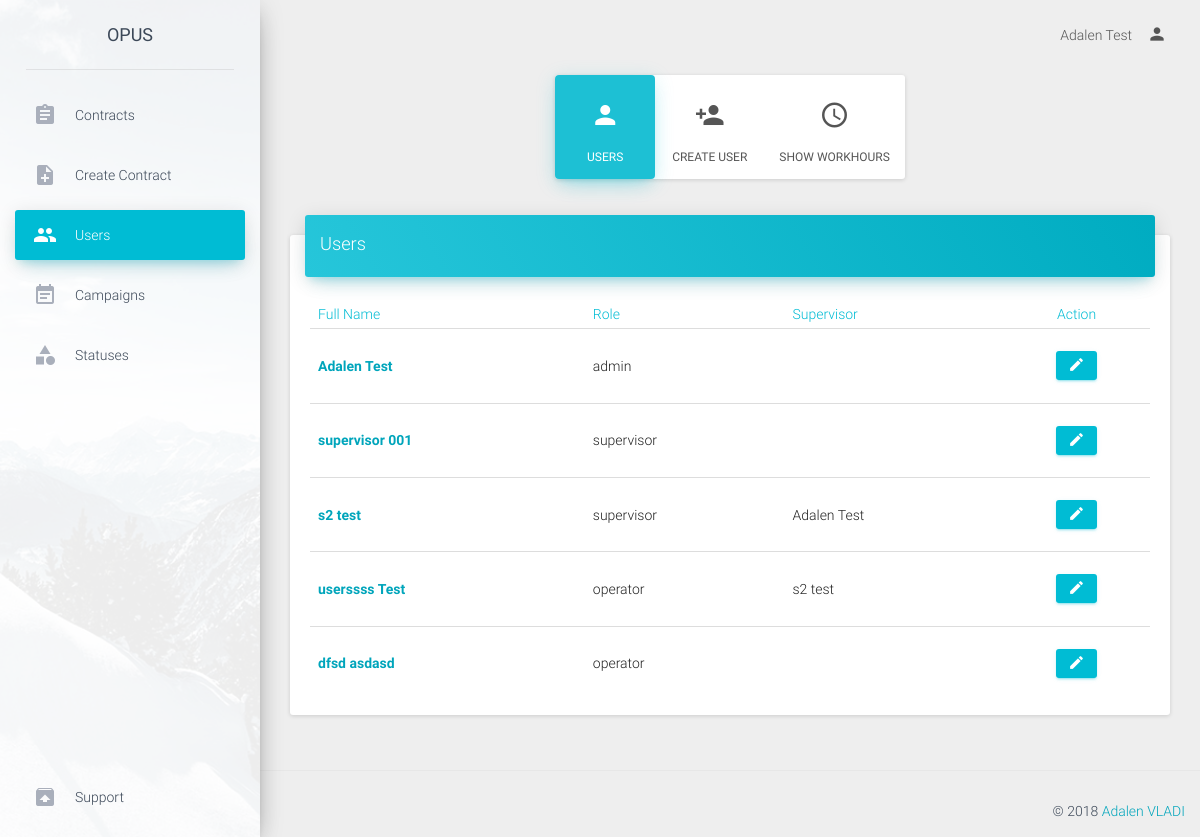
/admin/users (signed in), run on an earlier commit of the app's database.
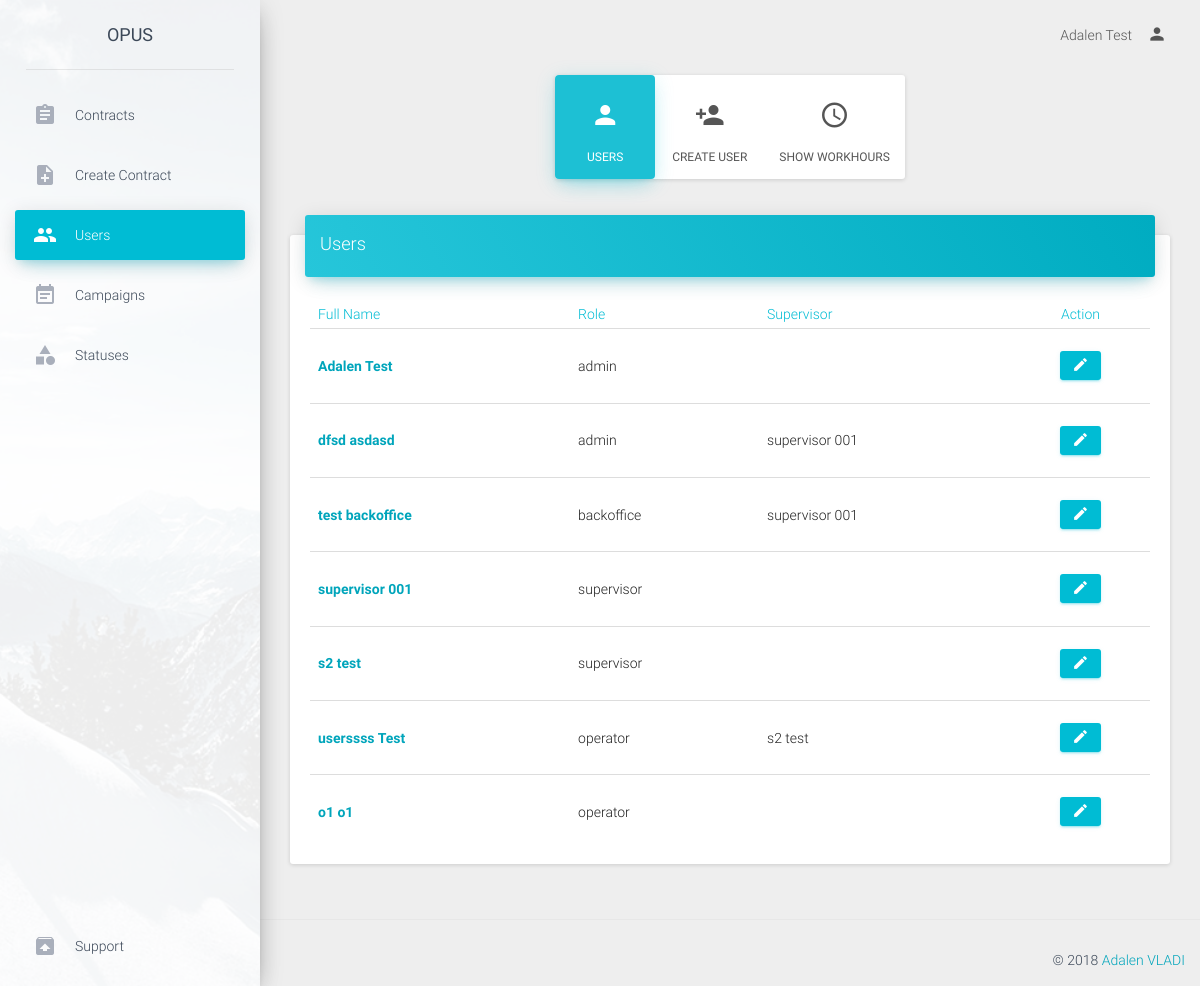
And on a later commit of the database.
### tables this page shows
CREATE TABLE `users` (
  `user_id` int(11) NOT NULL,
  `username` varchar(50) NOT NULL,
  `password` text NOT NULL,
  `first_name` varchar(50) NOT NULL,
  `last_name` varchar(50) NOT NULL,
  `role` enum('operator','supervisor','backoffice','admin') NOT NULL DEFAULT 'operator',
  `supervisor` int(11) NOT NULL COMMENT 'user_id'
);

### application/core/controller.php (called while the page is built, shortened)
<?php
class Controller
{
    public $db = null;
    private function openDatabaseConnection()
    {
        $options = array(PDO::ATTR_DEFAULT_FETCH_MODE => PDO::FETCH_OBJ, PDO::ATTR_ERRMODE => PDO::ERRMODE_WARNING);
        $this->db = new PDO(DB_TYPE . ':host=' . DB_HOST . ';dbname=' . DB_NAME . ';charset=' . DB_CHARSET, DB_USER, DB_PASS, $options);
    }
    public function loadModel()
    {
        if (isset($_SESSION['role'])) {
            switch ($_SESSION['role']) {
                case 'admin':
                    require APP . 'model/admin.php';
                    break;
            }
        }else{
            require APP . 'model/model.php';
        }
        $this->model = new Model($this->db);
    }
}

### public/index.php (called while the page is built, shortened)
<?php
require APP . 'core/application.php';
require APP . 'core/controller.php';
$app = new Application();

### application/model/admin.php (called while the page is built, shortened)
<?php
class Model
{
    function __construct($db)
    {
        try {
            $this->db = $db;
        } catch (PDOException $e) {
            exit('Database connection could not be established.');
        }
    }
    public function getUsers(){
        $sql="SELECT * FROM users ORDER BY role DESC";
        $query=$this->db->prepare($sql);
        $query->execute();
        return $query->fetchAll();
    }
    public function getSupervisorByOperator($user_id){
        $sql="SELECT * FROM users where user_id= :user_id LIMIT 1";
        $query=$this->db->prepare($sql);
        $query->execute(array(':user_id' =>$user_id));
        $supervisor=$query->fetch();
        if ($supervisor) {
            return $supervisor->first_name.' '.$supervisor->last_name;
        }else{
            return '';
        }
    }
}

### application/view/admin/users.php (the view, shortened to what this page needs)
<div class="content" style="margin-top: 20px;">
    <div class="container-fluid">
        <div class="row">
            <div class="col-md-3 ml-auto mr-auto text-center"></div>
            <div class="col-md-6 ml-auto mr-auto text-center">
                <ul style="max-width: fit-content;" class="max-width: fit-content; card nav nav-pills nav-pills-warning nav-pills-icons justify-content-center" role="tablist">
                    <li class="nav-item active">
                          <a class="nav-link" href="" role="tablist">
                              <i class="material-icons">person</i>
                              Users
                          </a>
                    </li>
                    <li class="nav-item">
                        <a class="nav-link" href="createUser" role="tablist">
                            <i class="material-icons">person_add</i>
                            Create User
                        </a>
                    </li>
                    <li class="nav-item">
                        <a class="nav-link" href="users/workhours/<?=date('Y-m');?>" role="tablist">
                            <i class="material-icons">access_time</i>
                            Show Workhours
                        </a>
                    </li>
                </ul>
            </div>
            <div class="col-md-3 ml-auto mr-auto text-center"></div>
        </div>
        <div class="row">
            <div class="col-md-12">
                <div class="card">
                    <div class="card-header" data-background-color="blue">
                        <h4 class="title">Users</h4>
                    </div>
                    <div class="card-content table-responsive">
                        <table class="table">
                            <thead class="text-info">
                                <th>Full Name</th>
                                <th>Role</th>
                                <th>Supervisor</th>
                                <th><center>Action</center></th>
                            </thead>
                            <tbody>
                                <?php
                                    $output='';
                                    foreach ($users as $user) {
                                        $output.='<tr>
                                                    <td><a class="user_name_l" href="viewUser/'.$user->user_id.'">'.$user->first_name.' '.$user->last_name.'</a></td>
                                                    <td>'.$user->role.'</td>
                                                    <td>'.$this->model->getSupervisorByOperator($user->supervisor).'</td>
                                                    <td><center><a type="button" rel="tooltip" class="btn btn-info user_l" href="'.URL.$_SESSION['role'].'/editUser/'.$user->user_id.'" ><i class="material-icons">edit</i></a></center></td>
                                                </tr>';
                                    }
                                    echo $output;
                                 ?>
                            </tbody>
                        </table>
                    </div>
                </div>
            </div>
        </div>
    </div>
</div>

### application/core/application.php (shortened to what this page needs)
<?php
class Application
{
    private $url_controller = null;
    private $url_action = null;
    private $url_params = array();
    public function __construct()
    {
        if (!$this->url_controller) {
            require APP . 'controller/home.php';
            $page = new Home();
            $page->index();
        } elseif (file_exists(APP . 'controller/' . $this->url_controller . '.php')) {
            $this->url_controller = new $this->url_controller();
            if (method_exists($this->url_controller, $this->url_action)) {
                if (!empty($this->url_params)) {
                    call_user_func_array(array($this->url_controller, $this->url_action), $this->url_params);
                } else {
                    $this->url_controller->{$this->url_action}();
                }
            }
        } else {
            header('location: ' . URL . 'problem');
        }
    }
    private function splitUrl()
    {
        if (isset($_GET['url'])) {
            $url = trim($_GET['url'], '/');
            $url = filter_var($url, FILTER_SANITIZE_URL);
            $url = explode('/', $url);
            $this->url_controller = isset($url[0]) ? $url[0] : null;
            $this->url_action = isset($url[1]) ? $url[1] : null;
            unset($url[0], $url[1]);
            $this->url_params = array_values($url);
        }
    }
}

### application/controller/admin.php (shortened to what this page needs)
<?php
class admin extends Controller
{
    public function users($showHours=false,$date=null){
        if ($showHours=='workhours') {
            $users=$this->model->getUsers();
            require APP . 'view/admin/header.php';
            require APP . 'view/admin/workhours.php';
            require APP . 'view/admin/footer.php';
            return;
        }elseif(!$showHours){
            $users=$this->model->getUsers();
            require APP . 'view/admin/header.php';
            require APP . 'view/admin/users.php';
            require APP . 'view/admin/footer.php';
        }else header('location:'.APP);
    }
}

### application/view/admin/header.php (shortened to what this page needs)
<!doctype html>
<html lang="en">
<head>
    <link href="<?php echo URL; ?>assets/css/bootstrap.min.css" rel="stylesheet" />
    <link href="<?php echo URL; ?>assets/css/material-dashboard.css?v=1.2.0" rel="stylesheet" />
    <link href="<?php echo URL; ?>assets/css/demo.css" rel="stylesheet" />
    <link href="<?php echo URL; ?>assets/css/font-awesome.min.css" rel="stylesheet" />
    <link href="<?php echo URL; ?>assets/css/material-icons.css" rel="stylesheet" />
    <link rel="stylesheet" type="text/css" href="<?php echo URL;?>assets/css/dropzone.css" />
    <link rel="stylesheet" type="text/css" href="<?php echo URL; ?>assets/css/daterangepicker.css" />
</head>
<body>
    <div class="wrapper">
        <div class="sidebar" data-color="blue" data-image="<?php echo URL; ?>assets/img/sidebar-1.jpg">
            <div class="logo">
                <a href="<?=URL;?>" class="simple-text">
                    OPUS
                </a>
            </div>
            <div class="sidebar-wrapper">
                <ul class="nav">
                    <li class="contractsNav">
                        <a href="<?=URL.$_SESSION['role'].'/contracts';?>">
                            <i class="material-icons">assignment</i>
                            <p>Contracts</p>
                        </a>
                    </li>
                    <li class="createContractNav">
                        <a href="<?=URL.$_SESSION['role'].'/createContract';?>">
                            <i class="material-icons">note_add</i>
                            <p>Create Contract</p>
                        </a>
                    </li>
                    <li class="usersNav">
                        <a href="<?=URL.$_SESSION['role'].'/users';?>">
                            <i class="material-icons">group</i>
                            <p>Users</p>
                        </a>
                    </li>
                    <li class="campaignNav">
                        <a href="<?=URL.$_SESSION['role'].'/campaigns';?>">
                            <i class="material-icons">event_note</i>
                            <p>Campaigns</p>
                        </a>
                    </li>
                    <li class="statusNav">
                        <a href="<?=URL.$_SESSION['role'].'/statuses';?>">
                            <i class="material-icons">category</i>
                            <p>Statuses</p>
                        </a>
                    </li>
                    <li class="active-pro">
                        <a href="mailto:adalenvladi@gmail.com">
                            <i class="material-icons">unarchive</i>
                            <p>Support</p>
                        </a>
                    </li>
                </ul>
            </div>
        </div>
        <div class="main-panel">
            <nav class="navbar navbar-transparent navbar-absolute">
                <div class="container-fluid">
                    <div class="navbar-header">
                        <a class="navbar-brand" href="#">  </a>
                    </div>
                    <div class="collapse navbar-collapse">
                        <ul class="nav navbar-nav navbar-right">
                            <li class="dropdown" style="padding-top: 15px;padding-bottom: 15px;">
                                 <?=$_SESSION['full_name'];?>
                            </li>
                            <li class="dropdown">
                                <a class="dropdown-toggle" style="cursor: pointer;" data-toggle="dropdown">
                                    <i class="material-icons">person</i>
                                </a>
                            </li>
                        </ul>
                    </div>
                </div>
            </nav>

### application/view/admin/footer.php (shortened to what this page needs)
 <footer class="footer">
                    <p class="copyright pull-right">
                        &copy;
                        <a style="margin-right:15px" href="#">Adalen VLADI</a>
                    </p>
                </div>
        </div>
</body>
</html>

### public/assets/css/demo.css (style rules this page uses)
@media (min-width: 992px) { .sidebar .nav>li.active-pro { position: absolute; width: 100%; bottom: 10px; } }
.user_l { padding: 6px 12px !important; }
.user_name_l { font-weight: bold; }

What changed in the data, as far as the page shows it:
changed users "dfsd": role "operator" → "admin"; supervisor (not shown) → "supervisor 001"; moves up the list
added users: first_name "test", last_name "backoffice", role "backoffice", supervisor "supervisor 001"
changed users (number 5 of 7 on the later page): supervisor "Adalen Test" → (not shown)
added users: first_name "o1", last_name "o1", role "operator"
